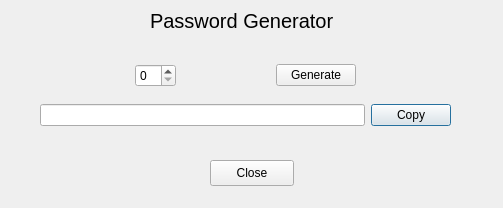
<?xml version="1.0" encoding="UTF-8"?>
<ui version="4.0">
 <class>PasswordGenerator</class>
 <widget class="QDialog" name="PasswordGenerator">
  <property name="geometry">
   <rect>
    <x>0</x>
    <y>0</y>
    <width>503</width>
    <height>208</height>
   </rect>
  </property>
  <property name="sizePolicy">
   <sizepolicy hsizetype="Fixed" vsizetype="Fixed">
    <horstretch>0</horstretch>
    <verstretch>0</verstretch>
   </sizepolicy>
  </property>
  <property name="minimumSize">
   <size>
    <width>503</width>
    <height>208</height>
   </size>
  </property>
  <property name="maximumSize">
   <size>
    <width>503</width>
    <height>208</height>
   </size>
  </property>
  <property name="windowTitle">
   <string>Dialog</string>
  </property>
  <widget class="QWidget" name="horizontalLayoutWidget_2">
   <property name="geometry">
    <rect>
     <x>40</x>
     <y>100</y>
     <width>411</width>
     <height>31</height>
    </rect>
   </property>
   <layout class="QHBoxLayout" name="generatedLayout">
    <item>
     <widget class="QLineEdit" name="passwordGenerated">
      <property name="readOnly">
       <bool>true</bool>
      </property>
     </widget>
    </item>
    <item>
     <widget class="QPushButton" name="copyButton">
      <property name="text">
       <string>Copy</string>
      </property>
     </widget>
    </item>
   </layout>
  </widget>
  <widget class="QWidget" name="horizontalLayoutWidget">
   <property name="geometry">
    <rect>
     <x>40</x>
     <y>60</y>
     <width>411</width>
     <height>31</height>
    </rect>
   </property>
   <layout class="QHBoxLayout" name="generationLayout">
    <item>
     <spacer name="horizontalSpacer_2">
      <property name="orientation">
       <enum>Qt::Horizontal</enum>
      </property>
      <property name="sizeHint" stdset="0">
       <size>
        <width>40</width>
        <height>20</height>
       </size>
      </property>
     </spacer>
    </item>
    <item>
     <widget class="QSpinBox" name="numberSpin"/>
    </item>
    <item>
     <spacer name="horizontalSpacer">
      <property name="orientation">
       <enum>Qt::Horizontal</enum>
      </property>
      <property name="sizeHint" stdset="0">
       <size>
        <width>40</width>
        <height>20</height>
       </size>
      </property>
     </spacer>
    </item>
    <item>
     <widget class="QPushButton" name="generateButton">
      <property name="text">
       <string>Generate</string>
      </property>
     </widget>
    </item>
    <item>
     <spacer name="horizontalSpacer_3">
      <property name="orientation">
       <enum>Qt::Horizontal</enum>
      </property>
      <property name="sizeHint" stdset="0">
       <size>
        <width>40</width>
        <height>20</height>
       </size>
      </property>
     </spacer>
    </item>
   </layout>
  </widget>
  <widget class="QLabel" name="mainlabel">
   <property name="geometry">
    <rect>
     <x>150</x>
     <y>10</y>
     <width>191</width>
     <height>21</height>
    </rect>
   </property>
   <property name="font">
    <font>
     <pointsize>15</pointsize>
    </font>
   </property>
   <property name="text">
    <string>Password Generator</string>
   </property>
  </widget>
  <widget class="QPushButton" name="closeButton">
   <property name="geometry">
    <rect>
     <x>210</x>
     <y>160</y>
     <width>84</width>
     <height>26</height>
    </rect>
   </property>
   <property name="text">
    <string>Close</string>
   </property>
  </widget>
 </widget>
 <resources/>
 <connections/>
</ui>
